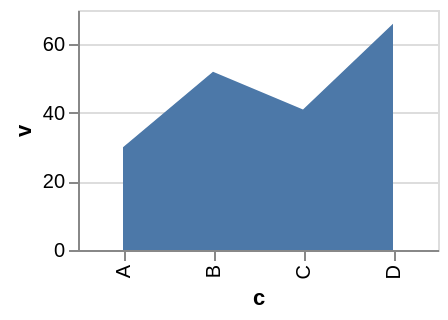

Vega-Lite specification stored for this chart:
### Vega-Lite specification from a JSON file in a GitHub repository (floating-point values rounded to 4 significant figures)
{"width": 180, "height": 120, "data": {"values": [{"c": "A", "v": 30, "lo": 10, "hi": 45, "g": "x", "o": 28, "cl": 34, "h": 40, "l": 8}, {"c": "B", "v": 52, "lo": 25, "hi": 60, "g": "x", "o": 34, "cl": 48, "h": 55, "l": 30}, {"c": "C", "v": 41, "lo": 18, "hi": 55, "g": "y", "o": 48, "cl": 40, "h": 50, "l": 36}, {"c": "D", "v": 66, "lo": 40, "hi": 80, "g": "y", "o": 40, "cl": 63, "h": 70, "l": 38}]}, "mark": "area", "encoding": {"x": {"field": "c", "type": "nominal", "sort": null}, "y": {"field": "v", "type": "quantitative"}}}
